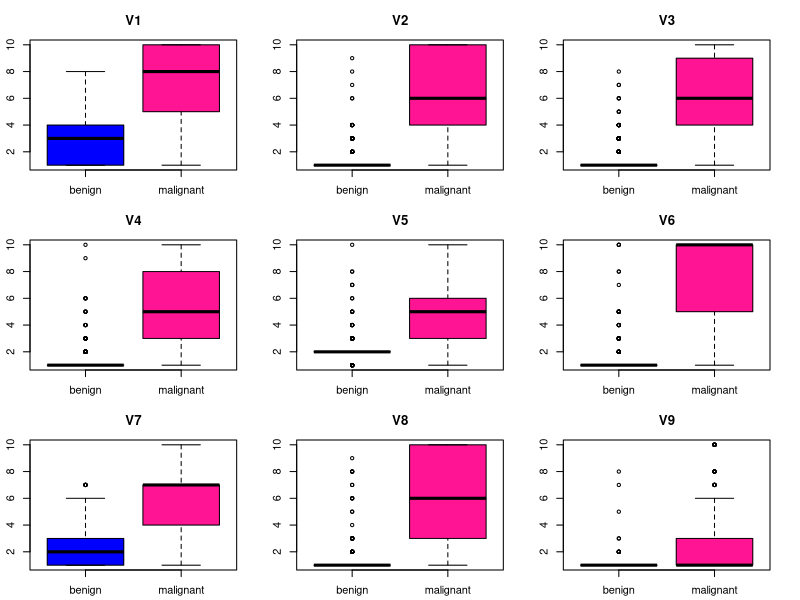

Reproduce this figure in R.
# KNN
library(MASS)
data(biopsy)
str(biopsy)

par(mfrow=c(3,3))
for(i in 2:10){
main<-paste("",colnames(biopsy)[i],"")
par(mai=c(0.3,0.3,0.4,0.3))
boxplot(biopsy[,i]~biopsy[,11],ylab="",main=main,col=c("blue","deeppink1"),
	xlab="")
}

## data prep
biopsyNM<-na.omit(biopsy) #remove rows with missing data
x <- scale(biopsyNM[,2:10]) # scale data
apply(x,2,sd)
y <- biopsyNM$class
table(y)

set.seed(0)
test <- sample(1:nrow(x),400)
library(class)
K1 <- knn(train=x[-test,], test=x[test,], cl=y[-test], k=1)
K10 <- knn(train=x[-test,], test=x[test,], cl=y[-test], k=10)
K50 <- knn(train=x[-test,], test=x[test,], cl=y[-test], k=50)
K100 <- knn(train=x[-test,], test=x[test,], cl=y[-test], k=100)

res<-data.frame(y[test],K1,K10,K50,K100)
res[1:10,]
( apply(res[,-1], 2, function(c) mean(c==res[,1])) )

## confusion matrix for K=10
table(pred=K10,actual=y[test])